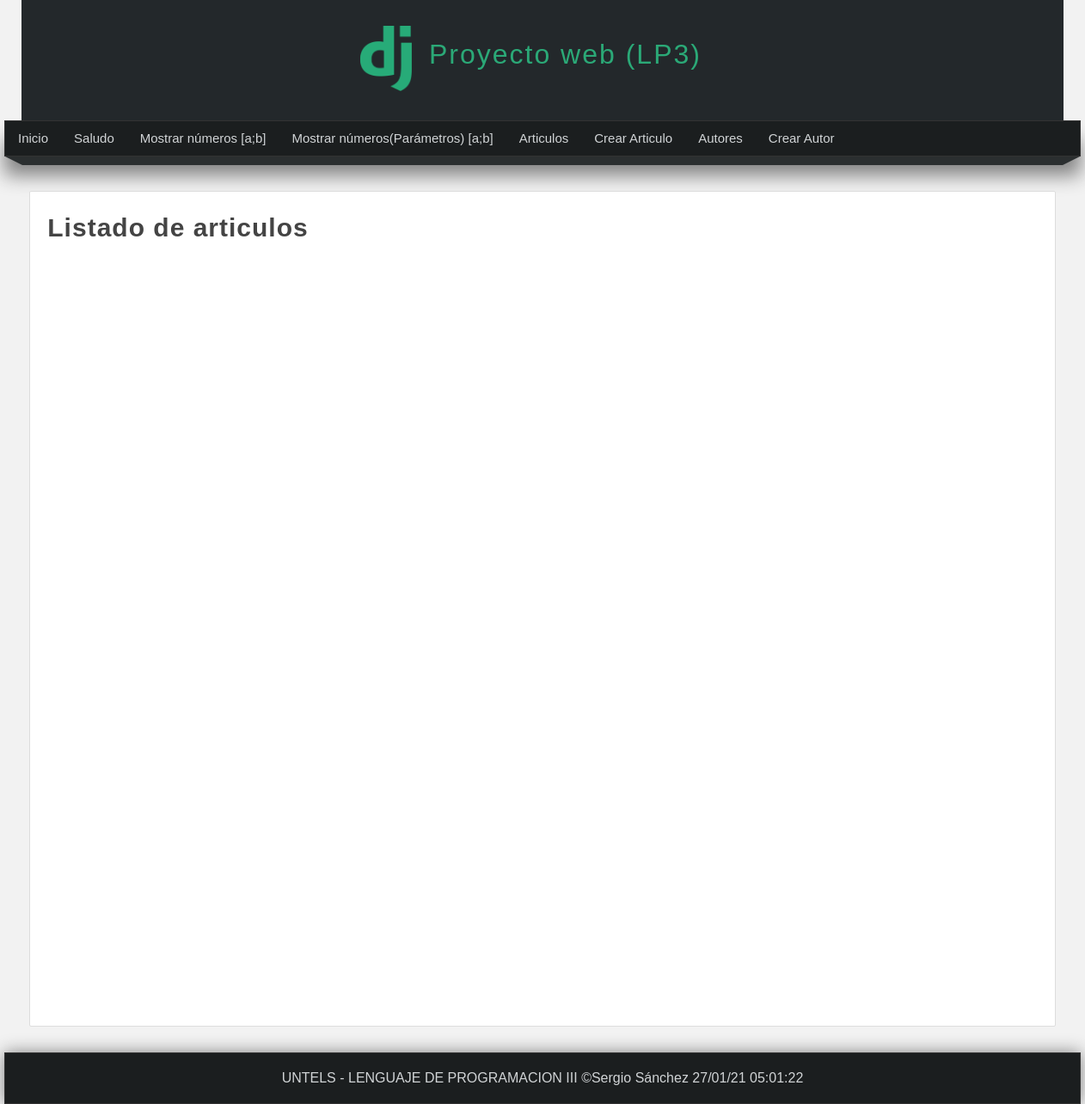
The page /listar_articulos/ on the database as committed earlier.
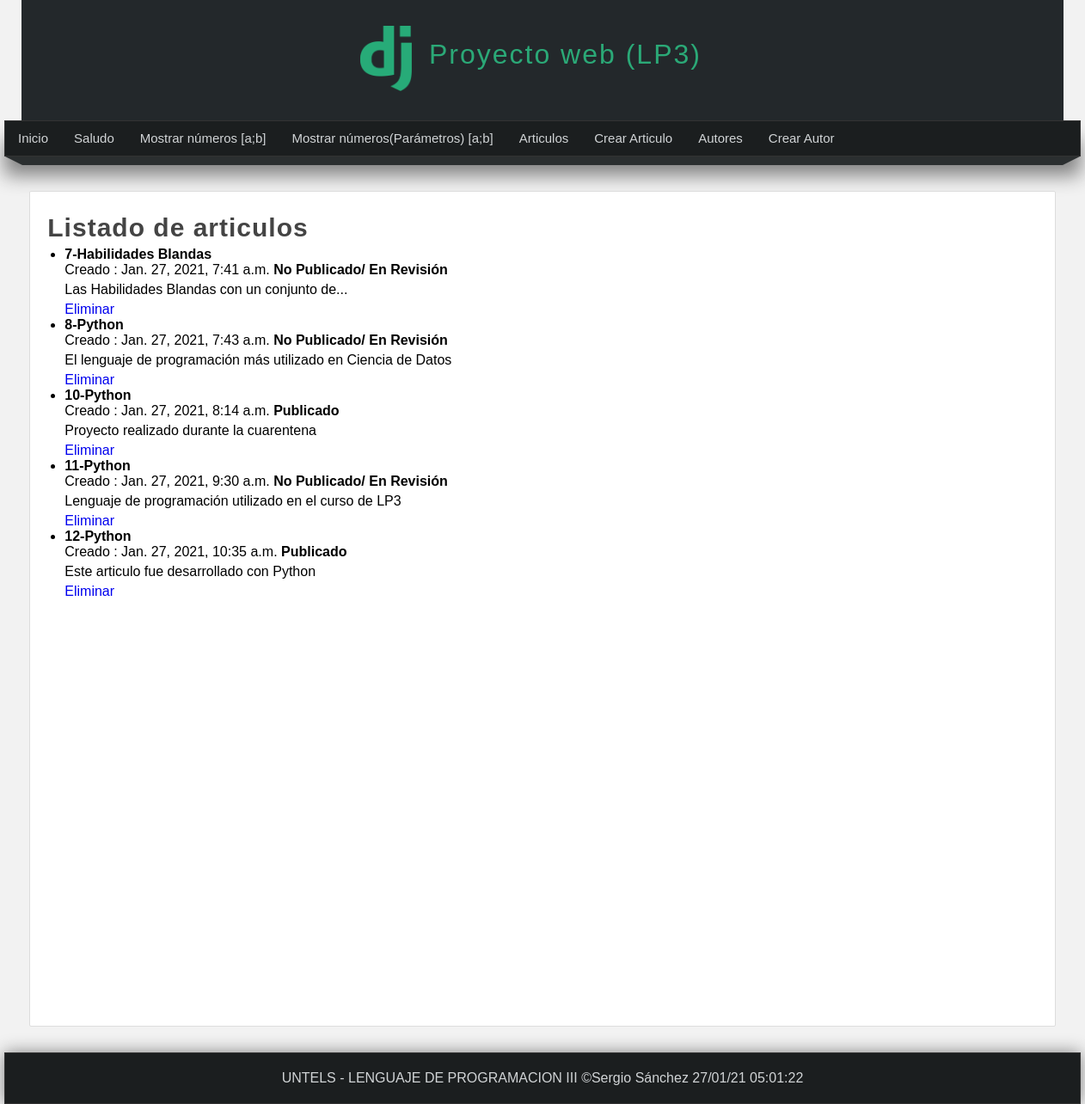
The same page on the database as committed later.
### miapp/models.py (models this page shows)
class Articulo(models.Model):
    titulo = models.CharField(max_length=150)
    contenido =models.TextField()
    imagen = models.ImageField(default='null')
    publicado = models.BooleanField()
    creado = models.DateTimeField(auto_now_add=True)
    actualizado = models.DateTimeField(auto_now=True)

### miapp/views.py (the view)
# urls.py: path('listar_articulos/',views.listar_articulos, name ='listar_articulos'),
def listar_articulos(request):
    articulos = Articulo.objects.filter(
        Q(titulo__contains ="Py") |
        Q(titulo__contains ="Hab")
    )
    return render(request, 'listar_articulos.html',{
        'articulos':articulos, 'titulo':'Listado de articulos'
    })

### miapp/templates/listar_articulos.html (shortened to what this page needs)
{%extends 'layout.html'%}
{% block content %}
    <h1 class = 'title'> {{titulo}} </h1>
    <ul>
        {% for articulo in articulos %}
        <li>
                <h4>
                    {{articulo.id}}-{{articulo.titulo}}
                </h4>
            <span>
                Creado : {{articulo.creado}}
            </span>
            {%if articulo.publicado%}
                <strong>
                    Publicado
                </strong>
            {%else%}
                <strong>
                    No Publicado/ En Revisión
                </strong>
            {%endif%}
            <p>
                {{articulo.contenido}}
            </p>
            <a href="{% url 'eliminar_articulo' id=articulo.id %}">
                Eliminar
            </a>
        </li>
        {% endfor %}
    </ul>
{% endblock content %}

### miapp/templates/layout.html (shortened to what this page needs)
<html lang="es">
<html>
    <head>
        {% load static %}
    <link rel="stylesheet" type ="text/css" href =" {% static 'css/style.css' %} " />
    </head>
    <body>
        <header>
            <div id="logotipo" >
                <img src="{% static 'images/logoDjango.png' %}" />
                <h1>
                    Proyecto web (LP3)
                </h1>
            </div>
        </header>
        <div>
            <nav>
                <ul>
                    <li>
                    <a href="{% url 'inicio' %}">Inicio</a>
                    </li>
                    <li>
                    <a href="{% url 'saludo' %}">Saludo</a>
                    </li>
                    <li>
                    <a href="{% url 'rango' %}">Mostrar números [a;b]</a>
                    </li>
                    <li>
                    <a href="{% url 'rango2' %}">Mostrar números(Parámetros) [a;b]</a>
                    </li>
                    <li>
                    <a href="{% url 'listar_articulos' %}">Articulos</a>
                    </li>
                    <li>
                        <a href="{% url 'create_articulo' %}">Crear Articulo</a>
                    </li>
                    <li>
                        <a href="{% url 'listar_autores' %}">Autores</a>
                    </li>
                    <li>
                        <a href="{% url 'create_autor' %}">Crear Autor</a>
                    </li>
                </ul>
            </nav>
        </div>
        <div class ="barra">
            <span class="esquina-izquierda"></span>
            <span class="relleno-barra"></span>
            <span class="esquina-derecha"></span>
        </div>
        <div id="content">
        <div class="box">
            {% block content %}{% endblock content %}
        </div>
        </div>
        <footer>
            UNTELS - LENGUAJE DE PROGRAMACION III &copy;Sergio Sánchez {% now 'd/m/y h:m:s' %}
        </footer>
    </body>
</html>

### miapp/static/css/style.css (style rules this page uses)
* { margin: 0px; padding: 0px; font-family: Arial, Helvetica, sans-serif; text-decoration: none; }
.box p, .box h2, .box h3, .box ul { margin-bottom: 5px; margin-top: 5px; }
.box ul, .box ol { margin-left: 20px; margin-bottom: 10px; }
body { background-color: #f2f2f2; }
header { width: 1212px; height: 140px; background-color: #23282B; margin: 0 auto; }
#logotipo { width: 35%; height: 130px; margin: 0 auto; padding-top: 10px; }
#logotipo img { display: block; width: 60px; float: left; margin-top: 20px; }
#logotipo h1 { display: block; float: left; margin-top: 35px; margin-left: 20px; letter-spacing: 2px; font-weight: lighter; color: #2ba977; }
nav { width: 1250px; height: 40px; margin: 0 auto; background-color: #1B1E1F; border: 1px solid #333333; box-shadow: 0px 22px 22px gray; font-size: 15px; }
nav ul { list-style: none; text-decoration: none; }
nav ul li { line-height: 40px; float: left; }
nav ul li a { display: block; padding-left: 15px; padding-right: 15px; color: #d1d4d6; }
.barra { width: 1250px; margin: 0 auto; }
.esquina-izquierda { display: block; border-left: 20px solid transparent; border-top: 10px solid #2B2F30; float: left; }
.esquina-derecha { display: block; border-right: 20px solid transparent; border-top: 10px solid #2B2F30; float: right; }
.relleno-barra { display: block; width: 1210px; height: 10px; background: #2B2F30; float: left; }
#content { width: 1212px; min-height: 930px; margin: 0 auto; margin-bottom: 30px; margin-top: 40px; }
.box { background: white; width: 95%; min-height: 930px; padding: 20px; border: 1px solid #ddd; border-radius: 2px; margin: 0 auto; }
.title { color: #444; letter-spacing: 1px; font-size: 30px; margin-bottom: 4px; margin-top: 5px; }
footer { width: 1250px; background-color: #1B1E1F; border: 1px solid #333; color: #d1d4d6; text-align: center; margin: 0 auto; padding-top: 20px; padding-bottom: 20px; box-shadow: 0px 0px 20px gray; }

Rows that differ between the two databases and show on the page:
added Articulo: id "7", titulo "Habilidades Blandas", creado "Jan. 27, 2021, 7:41 a.m.", publicado "No Publicado/ En Revisión", contenido "Las Habilidades Blandas con un conjunto de..."
added Articulo: id "8", titulo "Python", creado "Jan. 27, 2021, 7:43 a.m.", publicado "No Publicado/ En Revisión", contenido "El lenguaje de programación más utilizado en Ciencia de Datos"
added Articulo: id "10", titulo "Python", creado "Jan. 27, 2021, 8:14 a.m.", publicado "Publicado", contenido "Proyecto realizado durante la cuarentena"
added Articulo: id "11", titulo "Python", creado "Jan. 27, 2021, 9:30 a.m.", publicado "No Publicado/ En Revisión", contenido "Lenguaje de programación utilizado en el curso de LP3"
added Articulo: id "12", titulo "Python", creado "Jan. 27, 2021, 10:35 a.m.", publicado "Publicado", contenido "Este articulo fue desarrollado con Python"
